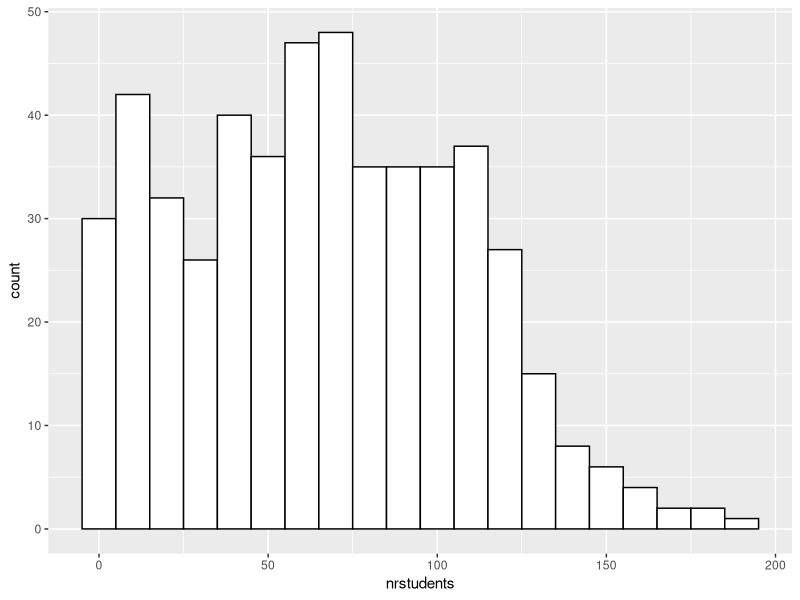
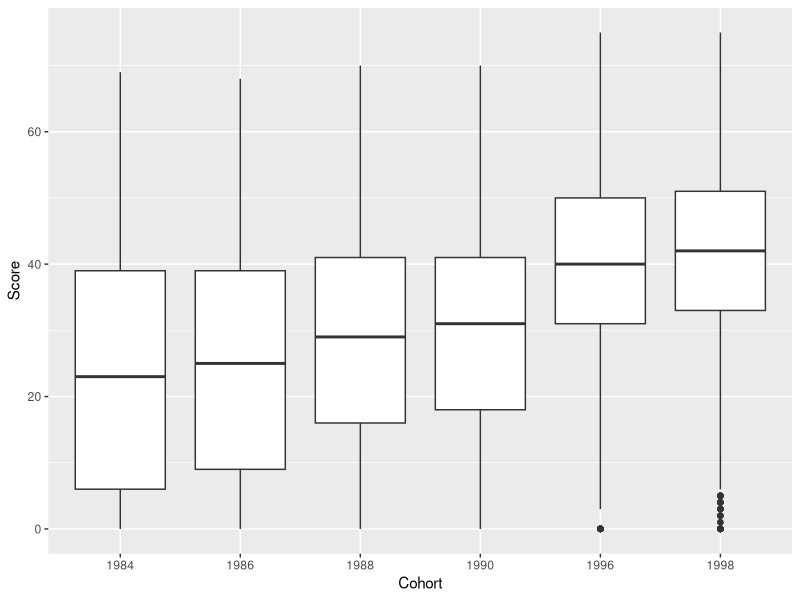
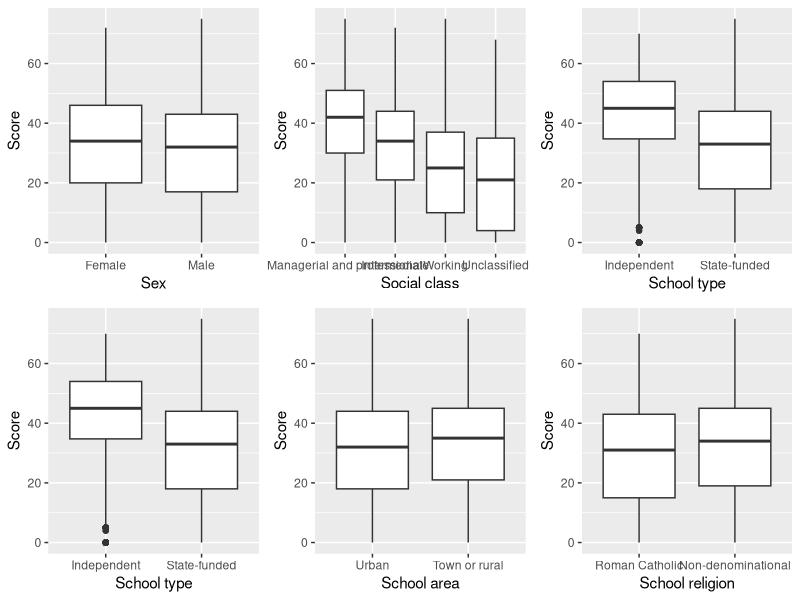
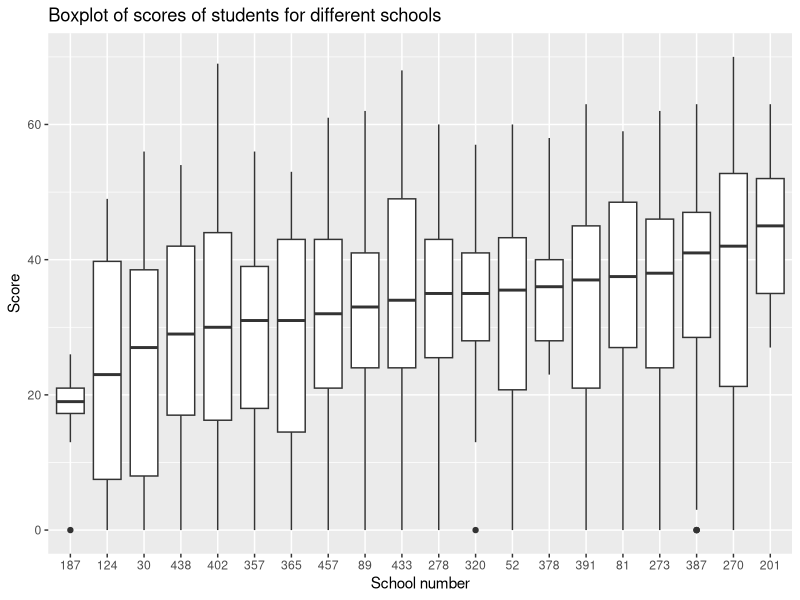
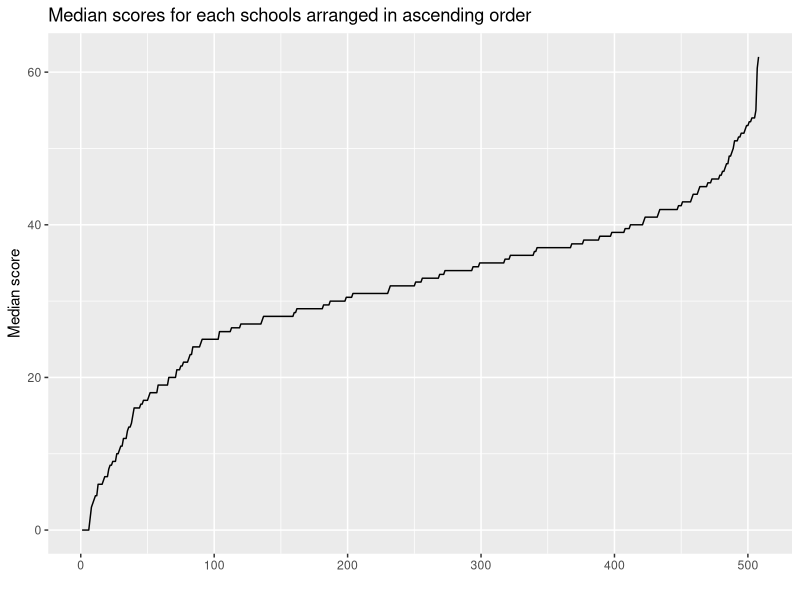
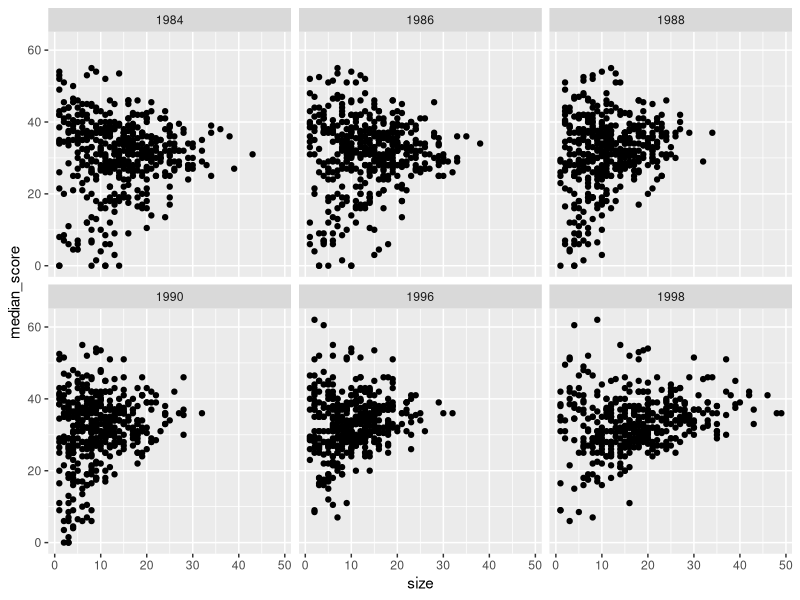
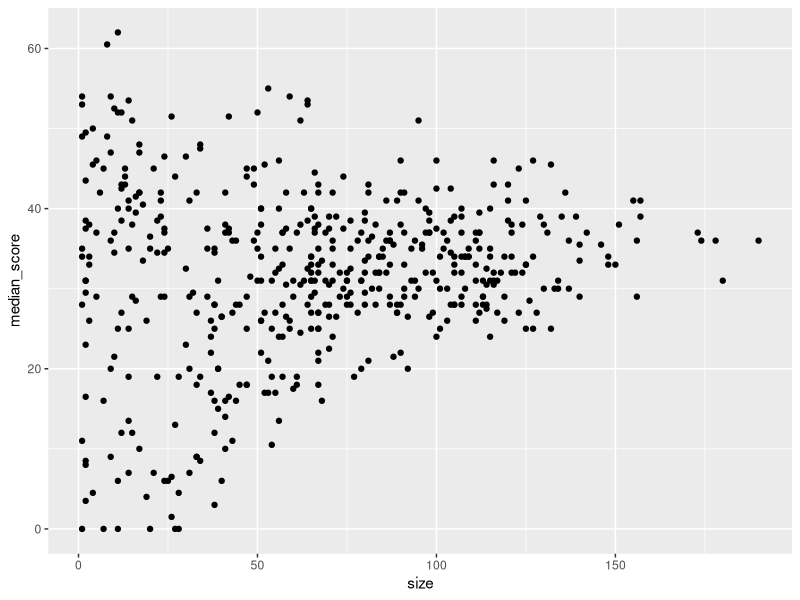
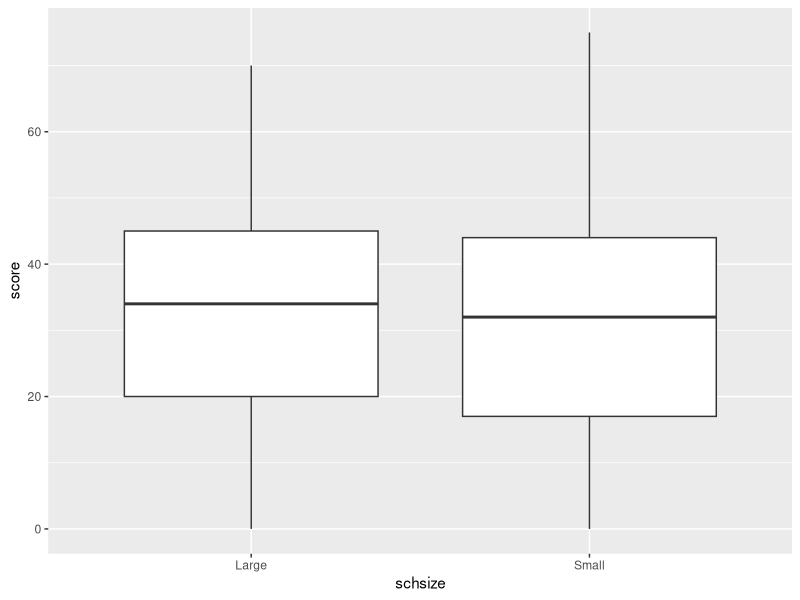

Generate these figures, in order, with R:
# Code for preliminary analysis
library(data.table)
library(dplyr)
library(nlme)
library(ggplot2)
library(gridExtra)

# Set working directory
setwd('C:/Users/Thomas/Documents/MSc in Applied Statistics/Statistical Methods/Hierarchical Models')

# Load in the data
schools <- data.table::fread('schools.txt', header = TRUE, sep = ",")
schools <- as_data_frame(schools)

# Make sure the data is formatted correctly
schools$schoolid <- as.factor(schools$schoolid)

schools$cohort90 <- factor(schools$cohort90,
                           levels = c(-6, -4, -2, 0, 6, 8),
                           labels = c(1984, 1986, 1988, 1990, 1996, 1998))

schools$female <- factor(schools$female, 
                         levels = c(1, 0), 
                         labels = c("Female", "Male"))

schools$sclass <- factor(schools$sclass, 
                         levels = c(1, 2, 3, 4), 
                         labels = c("Managerial and professional",
                                    "Intermediate",
                                    "Working",
                                    "Unclassified"))

schools$schtype <- factor(schools$schtype,
                          levels = c(1, 0),
                          labels = c("Independent",
                                     "State-funded"))

schools$schurban <- factor(schools$schurban,
                           levels = c(1, 0),
                           labels = c("Urban",
                                      "Town or rural"))

schools$schdenom <- factor(schools$schdenom,
                           levels = c(1, 0),
                           labels = c("Roman Catholic",
                                      "Non-denominational"))

# Get some first statistics
head(schools)
tail(schools)
summary(schools)

# From the summary:
# 1. More urban than non-urban schools (24k vs 10k)
# 2. approx 50% male-female
# 3. 3k unclasscified working classes
# 4. far more state-funded schools (33k vs 1.5k)
# 5. Far more non-denominational schools (29k vs 5k)

##
# Top level analysis
##

# The data is structured as students nested in schools
# How many different schools are there?
schools %>% summarise(n_distinct(schoolid)) # 508

# How are the schools structured?
school_level <- schools %>% 
  group_by(schoolid, schtype, schdenom, schurban) %>% 
  summarise(med_score = median(as.numeric(score))) %>%
  summary()

# What is the distribution of students across schools?
schools %>% group_by(schoolid) %>% summarise(nrstudents = n()) %>%
  ggplot(aes(x = nrstudents)) + geom_histogram(fill = "white", colour = "black", binwidth = 10)

# Is there a diference in score for some of the explanatory variables
p_bp_cohort <- ggplot(schools, aes(x = cohort90, y = score)) + geom_boxplot() + labs(x = "Cohort", y = "Score")
p_bp_sex <- ggplot(schools, aes(x = female, y = score)) + geom_boxplot() + labs(x = "Sex", y = "Score")
p_bp_class <- ggplot(schools, aes(x = sclass, y = score)) + geom_boxplot() + labs(x = "Social class", y = "Score")
p_bp_type <- ggplot(schools, aes(x = schtype, y = score)) + geom_boxplot() + labs(x = "School type", y = "Score")
p_bp_urban <- ggplot(schools, aes(x = schurban, y = score)) + geom_boxplot() + labs(x = "School area", y = "Score")
p_bp_rel <- ggplot(schools, aes(x = schdenom, y = score)) + geom_boxplot() + labs(x = "School religion", y = "Score")

print(p_bp_cohort)
grid.arrange(p_bp_sex, p_bp_class, p_bp_type, p_bp_type, p_bp_urban, p_bp_rel, ncol = 3)

# The following variables seem to have an effect on score
# 1. Social class. (Higher class = higher score)
# 2. School type. (Independent schools score higher)
# 3. Cohort (Later cohorts score better)


# NOTE:
# There are students with a score of zero. What is going on with these students?
schools %>% filter(score == 0) %>% summary()

# There are 3158 students with a score of zero. Most of them in 1984 (1302/3158)
# Does a score of 0 mean that a student failed completely or that (s)he did not take the exam?
# If the latter: remove from the dataset


# What is the distribution of scores across schools?
# Note: plotting this for ALL schools is unreadable. So we just pick a couple to show 
# that there is a change in score distributon across different schools
# Or just plot the median scores

median_scores <- schools %>% group_by(schoolid) %>% summarise(median_score = median(as.numeric(score))) %>% arrange(desc(median_score))

# Option 1:
plotschools <- as.integer(unlist(median_scores[round(seq(from = 1, to = 508, length.out = 20)), 1]))

schools %>% filter(schoolid %in% plotschools) %>%
ggplot(aes(x = reorder(schoolid, score, FUN=median), y = score)) +
  geom_boxplot() +
  labs(x = "School number", y = "Score", title = "Boxplot of scores of students for different schools")

# Option 2:
ggplot(median_scores, aes(x = as.numeric(reorder(schoolid, median_score)), median_score)) + 
  geom_line() + 
  labs(x = "", y = "Median score", title = "Median scores for each schools arranged in ascending order")



# Is size (# students per cohort per school) of a school an expl. var?
school_sizes <- schools %>% group_by(schoolid, cohort90) %>% summarise(size = n())

median_scores %>% left_join(school_sizes) %>%
ggplot(aes(x = size, y = median_score)) + facet_wrap(~ cohort90) + geom_point()

# If we define size as the total number of all students per cohort than the plot becomes
school_sizes2 <- schools %>% group_by(schoolid) %>% summarise(size = n())
median_scores %>% left_join(school_sizes2) %>%
  ggplot(aes(x = size, y = median_score)) + geom_point()

# There is not a clear relationship visible. Large schools seem to score in a more narrow band than small schools though. 

# Cutoff point: 100.
schools_size <- school_sizes2 %>% mutate(schsize = ifelse(size >= 100, "Large", "Small")) %>% select(schoolid, schsize)
schools_size$schsize <- as.factor(schools_size$schsize)

# Join it to the original data set
schools <- schools %>% left_join(schools_size)

# Now see if there is a difference on top level
ggplot(schools, aes(x = schsize, y = score)) + geom_boxplot()

# Not a significant difference..






# Conclusion: Social class, school type and cohort seem to be good predictors of the score


# What happens if we subset the data, to look only at independent schools for example
schools %>%
  ggplot(aes(x = sclass, y = score)) +
  geom_boxplot() +
  #coord_flip() + 
  facet_wrap(~ schtype) +
  labs(x = "Class", y = "Score", title = "Scores against social class sliced by school type")

# We see different behaviour here (suggests interaction effect?)! What happens if we slice at the cohort level?
schools %>%
  ggplot(aes(x = sclass, y = score)) +
  geom_boxplot() +
  facet_wrap(~ cohort90) + 
  labs(x = "Class", y = "Score", title = "Score against social class for each cohort")

# Here we see consistent behaviour accross cohorts. Is it the same for independent schools vs state-funded schools?
schools %>%
  ggplot(aes(x = schtype, y = score)) + 
  geom_boxplot() + 
  facet_wrap(~ cohort90) +
  labs(x = "Class", y = "Score", title = "Score against school type for each cohort")

# Same kind of structure, variability gets smaller when the cohort increases
  
# There are only three types of school-level variables. School type, school area and schole denomination.
schools %>%
 ggplot(aes(x = schtype, y = score)) + 
  geom_boxplot() +
  #geom_point(aes(colour = schdenom)) + 
  #geom_jitter(aes(colour = schdenom)) +
  facet_wrap(~ schurban)

## !!
# Urban independent schools score very well, wheres town/rural independent school score very variable
# This suggests that there is an interaction effect going between schtype and schurban, since there is an overall effect of school type on score
## !!

# Updated conclusion:
# 1. Interaction effect between schtype and schurban
# 2. Interaction effect between sclass and schtype (?)
# 3. cohort90 has an effect on the score
